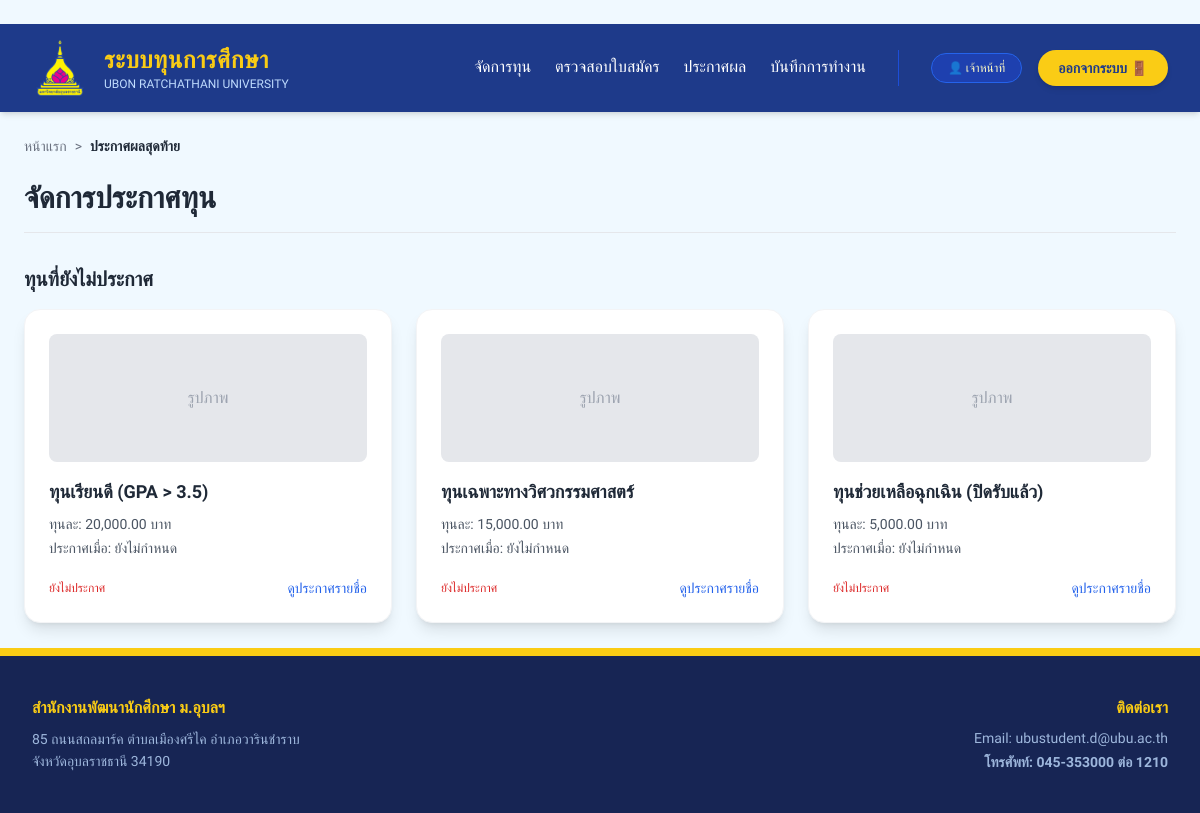
Before: /officer/announcement with the older database file.
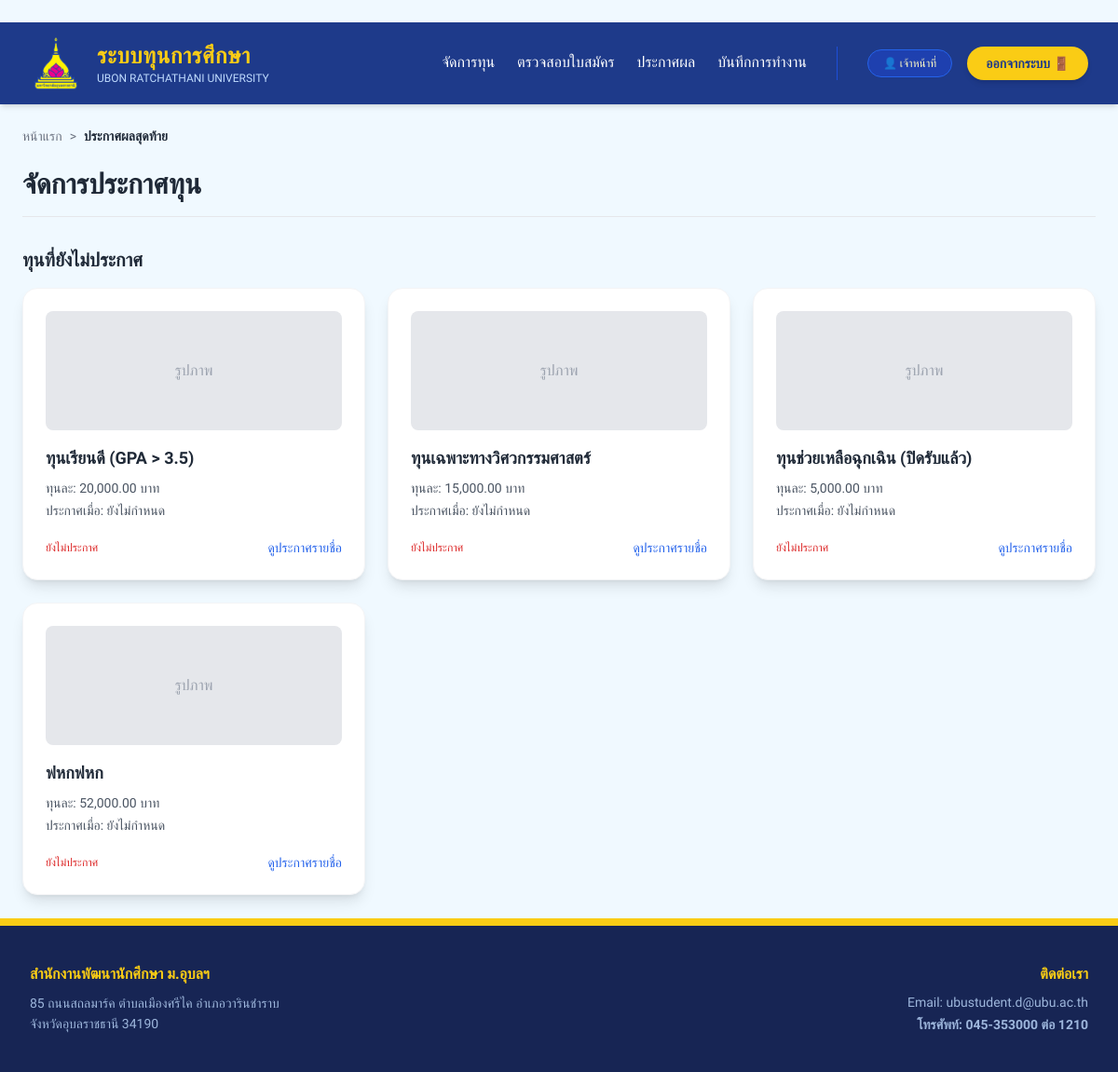
After: the same page with the newer database file.
### models.py (models this page shows, shortened)
class Scholarship(db.Model):
    __tablename__ = 'scholarship'
    id = db.Column(db.String(20), primary_key=True)
    name = db.Column(db.String(100), nullable=False) # ชื่อทุน
    quota = db.Column(db.Integer, default=0) # จำนวนกี่ทุน
    amount = db.Column(db.Float, nullable=True) # ทุนละเท่าไหร่
    category = db.Column(db.String(50)) # ประเภทของทุน (เช่น ทุนภายใน/ภายนอก)
    start_date = db.Column(db.Date) # วันที่เปิดรับสมัคร
    end_date = db.Column(db.Date) # วันที่ปิดรับสมัคร
    provider = db.Column(db.String(100)) # หน่วยงานของทุนนั้นๆ
    min_gpax = db.Column(db.Float, nullable=True)
    income_cap = db.Column(db.Float, nullable=True) # กำหนดเพดานรายได้ (ถ้ามี)
    status = db.Column(db.String(20), default='open')  # สถานะของทุน open(เปิดรับ),checking=close(กำลังตรวจสอบ,ปิดทุน), interview(รายชื่อสัมภาษณ์), announce(รายชื่อได้รับทุน)
    interview_file_url = db.Column(db.String(500))    # ลิงก์ไฟล์ประกาศสัมภาษณ์
    announce_file_url = db.Column(db.String(500))     # ลิงก์ไฟล์ประกาศคนได้ทุน
    faculty_condition = db.Column(db.String(100), nullable=True) # หรือเป็น Text ก็ได้
    criteria = db.relationship('Criterion', backref='scholarship', lazy=True)
    applications = db.relationship('Application', backref='scholarship', lazy=True)

### routes/officer_routes.py (the view)
@officer_bp.route('/announcement')
def final_announcement():
    scholarships = Scholarship.query.all()
    return render_template('officer/announcement.html', scholarships=scholarships)

### templates/officer/announcement.html (shortened to what this page needs)
{% extends "layouts/base_officer.html" %}
{% block content %}
<div class="max-w-7xl mx-auto p-6">
    <div class="mb-6 flex items-center text-sm text-gray-500">
        <a href="{{ url_for('officer.home') }}" class="hover:text-blue-600 transition">หน้าแรก</a>
        <span class="mx-2">></span>
        <span class="font-bold text-gray-800">ประกาศผลสุดท้าย</span>
    </div>
    <div class="flex flex-col md:flex-row justify-between items-start md:items-center mb-8 border-b border-gray-200 pb-4">
        <div>
            <h1 class="text-3xl font-bold text-gray-800">จัดการประกาศทุน</h1>
        </div>
    </div>
    {% set announced = scholarships | selectattr('announcement_date') | list %}
    {% set pending = scholarships | rejectattr('announcement_date') | list %}
    {% if pending %}
    <div class="mt-8">
        <h2 class="text-xl font-bold text-gray-800 mb-4">ทุนที่ยังไม่ประกาศ</h2>
        <div class="grid grid-cols-1 sm:grid-cols-2 lg:grid-cols-3 gap-6">
            {% for sch in pending %}
            <div class="bg-white rounded-2xl shadow-lg border border-gray-100 p-6 flex flex-col">
                <div class="h-32 bg-gray-200 rounded-lg mb-4 flex items-center justify-center text-gray-400">รูปภาพ</div>
                <h3 class="text-lg font-semibold text-gray-800 mb-2">{{ sch.name }}</h3>
                <p class="text-sm text-gray-600 mb-1">ทุนละ: {{ "{:,.2f}".format(sch.amount) if sch.amount else '-' }} บาท</p>
                <p class="text-sm text-gray-600 mb-1">ประกาศเมื่อ: ยังไม่กำหนด</p>
                <div class="mt-auto pt-4 flex justify-between items-center">
                    <span class="text-xs font-medium text-red-600">ยังไม่ประกาศ</span>
                    <a href="{{ url_for('officer.scholarship_recipients', id=sch.id) }}" class="text-blue-600 hover:underline text-sm">ดูประกาศรายชื่อ</a>
                </div>
            </div>
            {% endfor %}
        </div>
    </div>
    {% endif %}
</div>
{% endblock %}

Changed rows visible on the page:
added Scholarship: name "ฟหกฟหก", amount "52,000.00"
